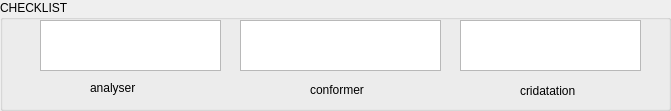
       <widget class="QGroupBox" name="groupBox_4">
        <property name="geometry">
         <rect>
          <x>400</x>
          <y>450</y>
          <width>671</width>
          <height>111</height>
         </rect>
        </property>
        <property name="title">
         <string>CHECKLIST</string>
        </property>
        <widget class="QTableView" name="table_checklist">
         <property name="geometry">
          <rect>
           <x>240</x>
           <y>20</y>
           <width>201</width>
           <height>51</height>
          </rect>
         </property>
        </widget>
        <widget class="QTableView" name="table_checklist_2">
         <property name="geometry">
          <rect>
           <x>460</x>
           <y>20</y>
           <width>181</width>
           <height>51</height>
          </rect>
         </property>
        </widget>
        <widget class="QLabel" name="label_8">
         <property name="geometry">
          <rect>
           <x>90</x>
           <y>80</y>
           <width>56</width>
           <height>16</height>
          </rect>
         </property>
         <property name="text">
          <string>analyser</string>
         </property>
        </widget>
        <widget class="QLabel" name="label_7">
         <property name="geometry">
          <rect>
           <x>310</x>
           <y>80</y>
           <width>81</width>
           <height>20</height>
          </rect>
         </property>
         <property name="text">
          <string>conformer</string>
         </property>
        </widget>
        <widget class="QLabel" name="label_10">
         <property name="geometry">
          <rect>
           <x>520</x>
           <y>80</y>
           <width>71</width>
           <height>21</height>
          </rect>
         </property>
         <property name="text">
          <string>cridatation</string>
         </property>
        </widget>
        <widget class="QTableView" name="table_checklist_3">
         <property name="geometry">
          <rect>
           <x>40</x>
           <y>20</y>
           <width>181</width>
           <height>51</height>
          </rect>
         </property>
        </widget>
       </widget>
